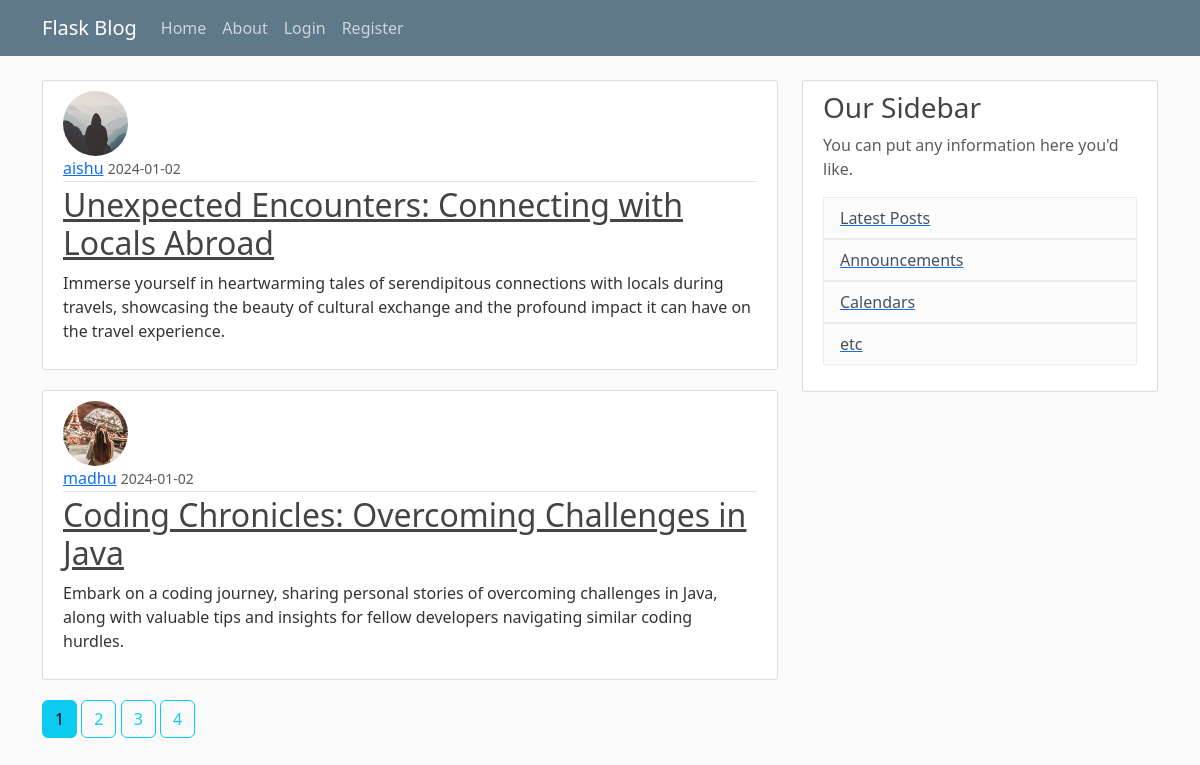
The page /home on the database its author committed.
### flaskblog/models.py (models this page shows, shortened)
class Post(db.Model):
   id=db.Column(db.Integer,primary_key=True)
   title=db.Column(db.String(100),nullable=False)
   date=db.Column(db.DateTime,nullable=False,default=datetime.utcnow)
   content=db.Column(db.Text,nullable=False)
   user_id=db.Column(db.Integer,db.ForeignKey('user.id'),nullable=False)

class User(db.Model,UserMixin):
   id=db.Column(db.Integer,primary_key=True)
   username=db.Column(db.String(20),unique=True,nullable=False)
   email=db.Column(db.String(120),unique=True,nullable=False)
   image_file=db.Column(db.String(20),nullable=False,default='default.jpg')
   password=db.Column(db.String(60),nullable=False)
   posts=db.relationship('Post',backref='author',lazy=True)

### flaskblog/routes.py (the view)
@app.route('/')
@app.route('/home')
def home():
    page=request.args.get('page',1,type=int)
    posts=Post.query.order_by(Post.date.desc()).paginate(page=page,per_page=2)
    return render_template("home.html",posts=posts)

### flaskblog/templates/home.html
{% extends "layout.html" %}
{% block content %}
    {% for post in posts.items %}
    <article class="media content-section">
        <div class="media-body">
          <img class="rounded-circle article-img" src="{{ url_for('static',filename='profile_pics/'+ post.author.image_file) }}">
          <div class="article-metadata">
            <a class="mr-2" href="{{ url_for('user_posts', username=post.author.username) }}">{{ post.author.username }}</a>
            <small class="text-muted">{{ post.date.strftime('%Y-%m-%d') }}</small>
          </div>
          <h2><a class="article-title" href="{{ url_for('post',post_id=post.id) }}">{{ post.title }}</a></h2>
          <p class="article-content">{{ post.content }}</p>
        </div>
    </article>
    {% endfor %}
    {% for page_num in posts.iter_pages(left_edge=1, right_edge=1, left_current=1, right_current=2) %}
    {% if page_num %}
      {% if posts.page == page_num %}
        <a class="btn btn-info mb-4" href="{{ url_for('home', page=page_num) }}">{{ page_num }}</a>
      {% else %}
        <a class="btn btn-outline-info mb-4" href="{{ url_for('home', page=page_num) }}">{{ page_num }}</a>
      {% endif %}
    {% else %}
      ...
    {% endif %}
    {% endfor %}
{% endblock %}

### flaskblog/static/main.css (style rules this page uses)
body { background: #fafafa; color: #333333; margin-top: 5rem; }
h1, h2, h3, h4, h5, h6 { color: #444444; }
.content-section { background: #ffffff; padding: 10px 20px; border: 1px solid #dddddd; border-radius: 3px; margin-bottom: 20px; }
.article-title { color: #444444; }
.article-content { white-space: pre-line; }
.article-img { height: 65px; width: 65px; margin-right: 16px; }
.article-metadata { padding-bottom: 1px; margin-bottom: 4px; border-bottom: 1px solid #e3e3e3 }

### rows shown on the page
Post: image_file (placeholder picture), author.username "aishu", date "2024-01-02", title "Unexpected Encounters: Connecting with Locals Abroad", content "Immerse yourself in heartwarming tales of serendipitous connections with locals during travels, showcasing the beauty of cultural exchange and the profound impact it can have on the travel experience."
Post: image_file (picture), author.username "madhu", date "2024-01-02", title "Coding Chronicles: Overcoming Challenges in Java", content "Embark on a coding journey, sharing personal stories of overcoming challenges in Java, along with valuable tips and insights for fellow developers navigating similar coding hurdles."

### other values the page prints
{{ page_num }} "1"
{{ page_num }} "2" "3" "4"
